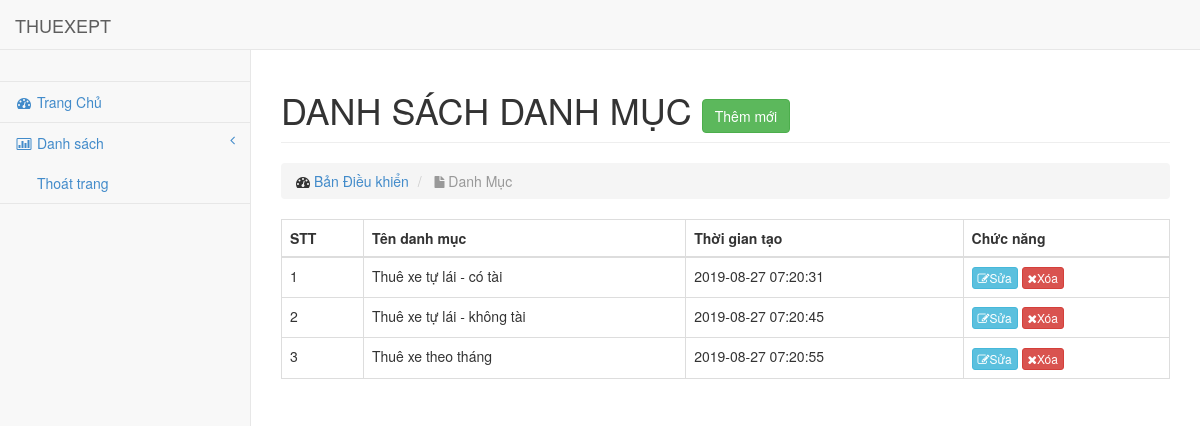
The page /admin/modules/category/index.php on the database its author committed.
### tables this page shows
CREATE TABLE IF NOT EXISTS `category` (
`id` int(11) NOT NULL,
  `name` varchar(100) DEFAULT NULL,
  `images` varchar(100) DEFAULT NULL,
  `banner` varchar(100) DEFAULT NULL,
  `home` tinyint(4) DEFAULT '0',
  `slug` varchar(100) DEFAULT NULL,
  `status` tinyint(4) DEFAULT '1',
  `created_at` timestamp NULL DEFAULT CURRENT_TIMESTAMP,
  `update_at` timestamp NULL DEFAULT CURRENT_TIMESTAMP ON UPDATE CURRENT_TIMESTAMP
);

### libraries/database.php (called while the page is built, shortened)
<?php
class Database
{
    public $link;
    public function __construct()
    {
        $this->link = mysqli_connect("localhost", "root", "", "xehaidang") or die ();
        mysqli_set_charset($this->link, "utf8");
    }
    public function fetchAll($table)
    {
        $sql = "SELECT * FROM {$table} WHERE 1";
        $result = mysqli_query($this->link, $sql) or die("Lỗi Truy Vấn fetchAll " . mysqli_error($this->link));
        $data = [];
        if ($result) {
            while ($num = mysqli_fetch_assoc($result)) {
                $data[] = $num;
            }
        }
        return $data;
    }
}
?>

### admin/autoload/autoload.php (called while the page is built, shortened)
<?php
require_once __DIR__ . "/../../libraries/database.php";
$db = new Database;
?>

### admin/modules/category/index.php (the view, shortened to what this page needs)
<?php
require_once __DIR__ . "/../../autoload/autoload.php";
$category = $db->fetchAll("category");
?>
<?php require_once __DIR__ . "/../../layouts/header.php"; ?>
<div id="page-wrapper">
    <div class="row">
        <div class="col-lg-12">
            <h1 class="page-header">
                DANH SÁCH DANH MỤC
                <a href="add.php" class="btn btn-success">Thêm mới</a>
            </h1>
            <ol class="breadcrumb">
                <li>
                    <i class="fa fa-dashboard"></i> <a href="index.html">Bản Điều khiển</a>
                </li>
                <li class="active">
                    <i class="fa fa-file"></i> Danh Mục
                </li>
            </ol>
        </div>
    </div>
    <div class="row">
        <div class="col-md-12">
            <div class="table-responsive">
                <table class="table table-bordered table-hover">
                    <thead>
                    <tr>
                        <th>STT</th>
                        <th>Tên danh mục</th>
                        <th>Thời gian tạo</th>
                        <th>Chức năng</th>
                    </tr>
                    </thead>
                    <tbody>
                    <?php $stt = 1;
                    foreach ($category as $item) : ?>
                        <tr>
                            <td><?php echo $stt ?></td>
                            <td><?php echo $item['name'] ?></td>
                            <td><?php echo $item['created_at'] ?></td>
                            <td>
                                <a class="btn btn-xs btn-info" href="edit.php?id=<?php echo $item['id'] ?>"><i
                                            class="fa fa-edit"></i>Sửa</a>
                                <a class="btn btn-xs btn-danger" href="delete.php?id=<?php echo $item['id'] ?>"><i
                                            class="fa fa-times"></i>Xóa</a>
                            </td>
                        </tr>
                        <?php $stt++; endforeach ?>
                    </tbody>
                </table>
            </div>
        </div>
    </div>
</div>
<?php require_once __DIR__ . "/../../layouts/footer.php"; ?>

### public/admin/css/sb-admin.css (style rules this page uses)
body { padding-top: 100px; background-color: #f8f8f8; }
@media (min-width: 768px) { body { padding-top: 50px; } }
#page-wrapper { padding: 0 15px; min-height: 568px; background-color: #fff; }
@media (min-width: 768px) { #page-wrapper { position: inherit; margin: 0 0 0 250px; padding: 0 30px; min-height: 1300px; border-left: 1px solid #e7e7e7; } }

### rows shown on the page
category: name "Thuê xe tự lái - có tài", created_at "2019-08-27 07:20:31"
category: name "Thuê xe tự lái - không tài", created_at "2019-08-27 07:20:45"
category: name "Thuê xe theo tháng", created_at "2019-08-27 07:20:55"
